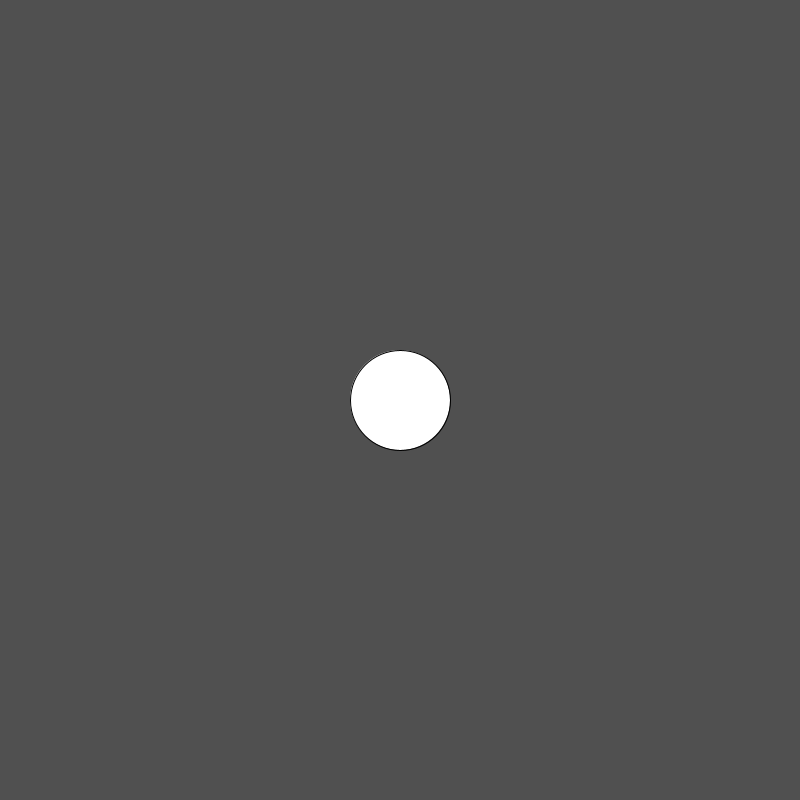
Frame 1 (no input)
Frame 60 (the mouse pressed at the canvas centre just before this capture): identical to frame 1, image omitted
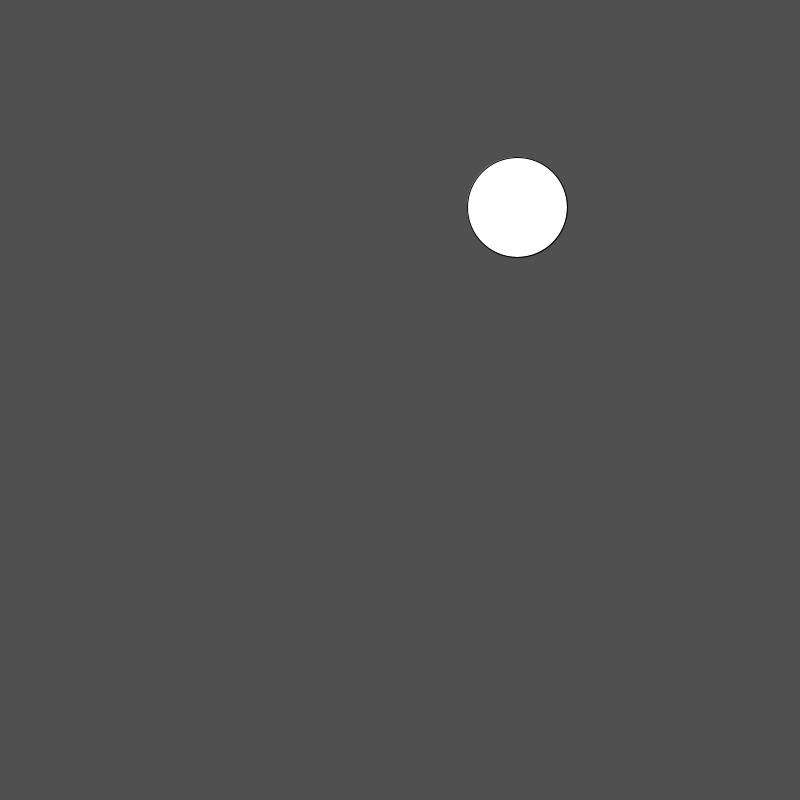
Frame 120 (the mouse held since frame 60 and released just before this capture)

The Processing sketch that drew these frames (run headless with seeded random() and noise(); from frame 60 on, the mouse is pressed at the canvas centre):

// Processing sketch: sketch_19
// ── sketch_19.pde
 // create three integer variables to  
    //    represent the x, y, and the size of the ellipse
    int x =400;
    int y =400;
    int size =100;
    
    void setup() {
      //set the size of your sketch
    size(800,800);
    }
    
    void draw() {
      //set the background color of your sketch
      background(80,80,80);
      ellipse(x,y,size,size);
      //draw an ellipse. Make sure it fits in the window.
      //use the variables created in step 4 in place of the numbers
      //   in your ellipse
    
    }
    
    void mousePressed() {
      //6a. create an integer variable called distance
      //6b. use the getDistance method to initialize your varible
      //    use the mouse's x and y and the x and y of your ellipse 
     int distance =getDistance(x,y,mouseX,mouseY);
      //print the distance variable
  print(distance);
      if(distance < size) {
        x = (int)random(0,800);
        y = (int)random(0,800);
      }
      //8a. make an if statement to check if the distance variable
      //   is within the size of the ellipse
      
        //8b.  set the x and y of the ellipse to a random location on the window
       
      
    }
    
    int getDistance(int x1, int y1, int x2, int y2) {
      return (int)Math.sqrt(Math.pow((x1-x2),2) + Math.pow((y1-y2),2));
    }
